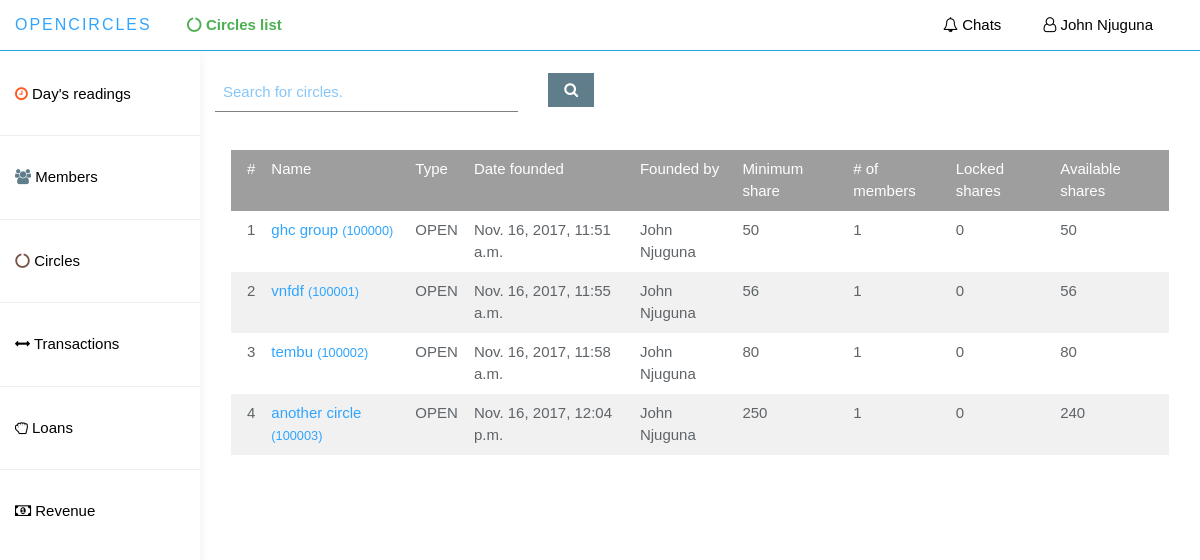
The app's page /app_admin/circles_list (signed in) with its own data.
### circle/models.py (models this page shows)
class Circle(models.Model):
    circle_name = models.CharField(max_length=100,blank=False,unique=True)
    circle_type = models.CharField(max_length=10, blank=False, choices=CIRCLE_TYPE)
    circle_acc_number = models.CharField(max_length=10, blank=False, unique=True)
    initiated_by = models.ForeignKey(Member,null=False, blank=False)
    time_initiated = models.DateTimeField(auto_now=True)
    is_active = models.BooleanField(default=False)
    annual_interest_rate = models.DecimalField(max_digits=5, decimal_places=3, default=0.000)
    minimum_share = models.IntegerField(default=200)
    class Meta:
        db_table = 'Circle'

### app_admin/views.py (the view)
@login_required(login_url='app_admin:login_page')
def circles_list(request):
    circle_objs = circles_utils.CircleUtils.get_all_circles()
    lis_of_cirlces = []
    for obj in circle_objs:
        lis_of_cirlces.append({
            'id': obj.id,
            'circle_name': obj.circle_name,
            'circle_acc_number': obj.circle_acc_number,
            'circle_type': obj.circle_type,
            'time_initiated': obj.time_initiated,
            'initiated_by': "{} {}".format(obj.initiated_by.user.first_name, obj.initiated_by.user.last_name),
            'minimum_share': obj.minimum_share,
            'number_of_members': circles_utils.CircleUtils.get_num_of_circle_members(obj),
            'total_deposits': shares_utils.SharesUtils.get_total_shares_deposit(obj),
            'total_withdrawals': shares_utils.SharesUtils.get_total_withdrawals(obj),
            'locked_shares': shares_utils.SharesUtils.get_circle_locked_shares(obj),
            'available_shares': shares_utils.SharesUtils.get_circles_available_shares(obj),
        })
    return render(request, 'app_admin/circles_list.html', {'circles': lis_of_cirlces})

### app_admin/circles_utils.py (called while the page is built)
    @staticmethod
    def get_all_circles():
        return Circle.objects.all()

    @staticmethod
    def get_num_of_circle_members(circle):
        return CircleMember.objects.filter(circle=circle).count()

### app_admin/shares_utils.py (called while the page is built)
    @staticmethod
    def get_total_shares_deposit(circle):
        deposits = IntraCircleShareTransaction.objects.filter(
            shares__circle_member__circle=circle,
            transaction_type='DEPOSIT') \
            .aggregate(total=Sum('num_of_shares'))
        return deposits['total'] if deposits['total'] is not None else 0

    @staticmethod
    def get_total_withdrawals(circle):
        withdrawals = IntraCircleShareTransaction.objects.filter(shares__circle_member__circle=circle,
                                                                 transaction_type='WITHDRAW')\
            .aggregate(total=Sum('num_of_shares'))
        return withdrawals['total'] if withdrawals['total'] is not None else 0

    @staticmethod
    def get_circle_locked_shares(circle):
        locked_shares = IntraCircleShareTransaction.objects.filter(shares__circle_member__circle=circle,
                                                                   transaction_type='LOCKED')\
            .aggregate(total=Sum('num_of_shares'))
        locked_shares = locked_shares['total'] if locked_shares['total'] is not None else 0
        unlocked_shares = IntraCircleShareTransaction.objects.filter(shares__circle_member__circle=circle,
                                                                     transaction_type='UNLOCKED')\
            .aggregate(total=Sum('num_of_shares'))
        unlocked_shares = unlocked_shares['total'] if unlocked_shares['total'] is not None else 0
        return locked_shares - unlocked_shares

    @staticmethod
    def get_circles_available_shares(circle):
        return SharesUtils.get_total_shares_deposit(circle) - (SharesUtils.get_total_withdrawals(circle)
                                                               + SharesUtils.get_circle_locked_shares(circle))

### app_admin/templates/app_admin/circles_list.html (shortened to what this page needs)
{% extends 'app_admin/base_dashboard.html' %}
{% load static %}
{% load humanize%}
{% block current_page %}
    <i class="fa fa-circle-o-notch"></i> Circles list
{% endblock %}
{% block main_container %}
     <div class="col-sm-9 col-sm-offset-3 col-lg-10 col-lg-offset-2 main">
        <br>
        <form class="form-horizontal">
          <div class="form-group">
            <div class="col-lg-4 col-md-4 col-sm-4">
              <input type="text"
                class="w3-input w3-text-blue pull-right"
                id="circle-search-val"
                name="circle_search_val"
                placeholder="Search for circles.">
            </div>
            <div class="col-lg-2 col-md-2 col-sm-2">
              <a class="w3-btn w3-blue-gray pull-left" id="btn-search-cirlce">
                <i class="fa fa-search"></i>
              </a>
            </div>
          </div>
        </form>
        <br>
        <div class="w3-container">
            <table class="w3-table w3-striped">
                <thead class="w3-grey w3-text-white">
                    <td>#</td>
                    <td>Name</td>
                    <td>Type</td>
                    <td>Date founded</td>
                    <td>Founded by</td>
                    <td>Minimum share</td>
                    <td># of members</td>
                    <td>Locked shares</td>
                    <td>Available shares</td>
                </thead>
                <tbody id="circles-table">
                    {% for obj in circles %}
                        <tr>
                            <td>{{ forloop.counter }}</td>
                            <td>
                                <a href="{% url 'app_admin:view_circle_details' circle_id=obj.id %}">
                                    {{ obj.circle_name }} <span class="small"> ({{ obj.circle_acc_number }})</span>
                                </a>
                            </td>
                            <td>{{ obj.circle_type }}</td>
                            <td>{{ obj.time_initiated}}</td>
                            <td>{{ obj.initiated_by }}</td>
                            <td>{{ obj.minimum_share }}</td>
                            <td>{{ obj.number_of_members|intcomma }}</td>
                            <td>{{ obj.locked_shares|intcomma }}</td>
                            <td>{{ obj.available_shares|intcomma }}</td>
                        </tr>
                    {% endfor %}
                </tbody>
            </table>
        </div>
     </div>
{% endblock %}

### app_admin/templates/app_admin/base_dashboard.html (shortened to what this page needs)
{% load staticfiles %}
{% load humanize %}
<!DOCTYPE html>
<html lang="en">
{% block head %}
  <head>
      <link rel="stylesheet" type="text/css" href="{% static 'app_admin/bootstrap/css/bootstrap.min.css' %}" />
      <link rel="stylesheet" type="text/css" href="{% static 'app_admin/font-awesome/css/font-awesome.min.css' %}" />
      <link rel="stylesheet" type="text/css" href="{% static 'app_admin/w3css/w3.css' %}" />
      <link rel="stylesheet" type="text/css" href="{% static 'app_admin/bootstrapdatetimepicker/bootstrap-datetimepicker.min.css' %}"/>
      <link rel="stylesheet" type="text/css" href="{% static 'app_admin/custom_css/styles.css' %}" >
  </head>
{% endblock %}
{% block body %}
    <body>
    <nav class="navbar navbar navbar-fixed-top w3-white border-bottom-blue" role="navigation">
        <div class="container-fluid">
          <div class="navbar-header">
            <a class="navbar-brand">
              <span>Opencircles</span>
            </a>
            <ul class="user-menu nav-tabs pull-left">
              <li>
                <a class="cursor-pointer w3-text-green">
                    <b>
                        {% block current_page %}{% endblock %}
                    </b>
                </a>
              </li>
            </ul>
            <ul class="user-menu nav-tabs">
              <li>
                <a class="cursor-pointer w3-text-black" href="{% url 'app_admin:chats' %}"><i class="fa fa-bell-o"></i> Chats </a>
              </li>
              <li class="dropdown pull-right">
                <a class="dropdown-toggle w3-text-black cursor-pointer" data-toggle="dropdown">
                  <i class="fa fa-user-o"></i> {{ request.user.first_name }} {{ request.user.last_name }}
                </a>
                </li>
              </ul>
          </div>
        </div>
	</nav>
  <div id="sidebar-collapse" class="col-sm-3 col-lg-2 sidebar">
  <ul class="nav menu">
    <li><br></li>
    <li>
      <a href="{% url 'app_admin:home' %}" class="w3-text-black">
        <i class="fa fa-clock-o w3-text-deep-orange"></i>
         Day's readings
      </a>
    </li>
    <li role="presentation" class="divider"></li>
    <li>
      <a href="{% url 'app_admin:members' %}" class="w3-text-black">
        <i class="fa fa-users w3-text-blue-gray"></i>
         Members
      </a>
    </li>
    <li role="presentation" class="divider"></li>
    <li>
      <a href="{% url 'app_admin:circles_list' %}" class="w3-text-black">
        <i class="fa fa-circle-o-notch w3-text-brown"></i>
         Circles
      </a>
    </li>
    <li role="presentation" class="divider"></li>
    <li class="parent ">
      <a data-toggle="collapse" data-target="#sub-item-1" class="w3-text-black" href="#">
          <i class="fa fa-arrows-h"></i>
            Transactions
      </a>
    </li>
    <li role="presentation" class="divider"></li>
    <li class="parent ">
      <a data-toggle="collapse" data-target="#loans-sub-items" class="w3-text-black" href="#">
          <i class="fa fa-hand-grab-o"></i>
            Loans
      </a>
    </li>
    <li role="presentation" class="divider"></li>
    <li class="parent ">
      <a data-toggle="collapse" data-target="#sub-item-2" class="w3-text-black" href="#">
          <i class="fa fa-money"></i>
            Revenue
      </a>
    </li>
  </ul>
  </div>
    {% block main_container %}{% endblock %}
    </body>
    {% endblock %}
</html>

### app_admin/static/app_admin/w3css/w3.css (style rules this page uses)
*,*:before,*:after { box-sizing:inherit }
html { -ms-text-size-adjust:100%;-webkit-text-size-adjust:100% }
body { margin:0 }
article,aside,details,figcaption,figure,footer,header,main,menu,nav,section,summary { display:block }
a { background-color:transparent;-webkit-text-decoration-skip:objects }
button,input,select,textarea { font:inherit;margin:0 }
button,input { overflow:visible }
html,body { font-family:Verdana,sans-serif;font-size:15px;line-height:1.5 }
html { overflow-x:hidden }
a { color:inherit }
.w3-table,.w3-table-all { border-collapse:collapse;border-spacing:0;width:100%;display:table }
.w3-striped tbody tr:nth-child(even) { background-color:#f1f1f1 }
.w3-table td,.w3-table th,.w3-table-all td,.w3-table-all th { padding:8px 8px;display:table-cell;text-align:left;vertical-align:top }
.w3-table th:first-child,.w3-table td:first-child,.w3-table-all th:first-child,.w3-table-all td:first-child { padding-left:16px }
.w3-btn,.w3-btn-block { border:none;display:inline-block;outline:0;padding:6px 16px;vertical-align:middle;overflow:hidden;text-decoration:none!important;color:#fff;background-color:#000;text-align:center;cursor:pointer;white-space:nowrap }
.w3-btn,.w3-btn-floating,.w3-btn-floating-large,.w3-closenav,.w3-opennav,.w3-btn-block { -webkit-touch-callout:none;-webkit-user-select:none;-khtml-user-select:none;-moz-user-select:none;-ms-user-select:none;user-select:none }
.w3-btn,.w3-btn-floating,.w3-dropnav a,.w3-btn-floating-large,.w3-btn-block, .w3-navbar a,.w3-sidenav a,.w3-pagination li a,.w3-hoverable tbody tr,.w3-hoverable li, .w3-accordion-content a,.w3-dropdown-content a,.w3-dropdown-click:hover,.w3-dropdown-hover:hover,.w3-opennav,.w3-closenav,.w3-closebtn,*[class*="w3-hover-"] { -webkit-transition:background-color .25s,color .15s,box-shadow .25s,opacity 0.25s,filter 0.25s,border 0.15s;transition:background-color .25s,color .15s,box-shadow .15s,opacity .25s,filter .25s,border .15s }
.w3-input { padding:8px;display:block;border:none;border-bottom:1px solid #808080;width:100% }
.w3-container:after,.w3-panel:after,.w3-row:after,.w3-row-padding:after,.w3-topnav:after,.w3-clear:after,.w3-btn-group:before,.w3-btn-group:after,.w3-btn-bar:before,.w3-btn-bar:after { content:"";display:table;clear:both }
.w3-container { padding:0.01em 16px }
.w3-blue-grey,.w3-hover-blue-grey:hover,.w3-blue-gray,.w3-hover-blue-gray:hover { color:#fff!important;background-color:#607d8b!important }
.w3-white,.w3-hover-white:hover { color:#000!important;background-color:#fff!important }
.w3-grey,.w3-hover-grey:hover,.w3-gray,.w3-hover-gray:hover { color:#000!important;background-color:#9e9e9e!important }
.w3-text-blue,.w3-hover-text-blue:hover { color:#2196F3!important }
.w3-text-brown,.w3-hover-text-brown:hover { color:#795548!important }
.w3-text-blue-grey,.w3-hover-text-blue-grey:hover,.w3-text-blue-gray,.w3-hover-text-blue-gray:hover { color:#607d8b!important }
.w3-text-green,.w3-hover-text-green:hover { color:#4CAF50!important }
.w3-text-deep-orange,.w3-hover-text-deep-orange:hover { color:#ff5722!important }
.w3-text-white,.w3-hover-text-white:hover { color:#fff!important }
.w3-text-black,.w3-hover-text-black:hover { color:#000!important }

### app_admin/static/app_admin/custom_css/styles.css (style rules this page uses)
body { top: 90px; margin-bottom: 50px; background: #FFFFFF; padding-top: 50px; color: #5f6468; }
a, a:hover, a:focus { color: #30a5ff; }
.navbar-header .navbar-brand { color: #fff; font-size: 16px; text-transform: uppercase; font-weight: 500; letter-spacing: 2px; }
.navbar-header .navbar-brand span { color: #30a5ff; }
.nav-tabs { background: #e9ecf2; border: 0; }
.nav-tabs li a, .nav-tabs li a:hover, .nav-tabs li.active a, .nav-tabs li.active a:hover { border: 0; padding: 15px 20px; }
.navbar { border: 0; }
.user-menu { display: inline-block; margin-top: 14px; margin-right: 10px; float: right; list-style: none; padding: 0; }
.user-menu a { color: #fff; }
.sidebar { display: block; background-color: #fff; padding: 0; display: none; }
@media (min-width: 768px) { .sidebar { display: block; position: fixed; top: 50px; bottom: 0; left: 0; z-index: 1000; display: block; margin: 0; padding: 0; overflow-x: hidden; overflow-y: auto; background-color: #fff; box-shadow: 1px 0px 10px rgba(0, 0, 0, .05); } }
@media (min-width: 768px) { .navbar-header { width: 100%; } }
.sidebar ul.nav li.divider { border-bottom: 1px solid #eee; margin: 20px 0; }
.nav-tabs { background: #ffffff; }
.border-bottom-blue { border-bottom: 1px solid #22A4E3; }
.cursor-pointer { cursor: pointer; }

### records on screen
Circle: circle_name "ghc group", circle_acc_number "100000", circle_type "OPEN", time_initiated "Nov. 16, 2017, 11:51 a.m.", initiated_by "John Njuguna", minimum_share "50", number_of_members "1", locked_shares "0", available_shares "50"
Circle: circle_name "vnfdf", circle_acc_number "100001", circle_type "OPEN", time_initiated "Nov. 16, 2017, 11:55 a.m.", initiated_by "John Njuguna", minimum_share "56", number_of_members "1", locked_shares "0", available_shares "56"
Circle: circle_name "tembu", circle_acc_number "100002", circle_type "OPEN", time_initiated "Nov. 16, 2017, 11:58 a.m.", initiated_by "John Njuguna", minimum_share "80", number_of_members "1", locked_shares "0", available_shares "80"
Circle: circle_name "another circle", circle_acc_number "100003", circle_type "OPEN", time_initiated "Nov. 16, 2017, 12:04 p.m.", initiated_by "John Njuguna", minimum_share "250", number_of_members "1", locked_shares "0", available_shares "240"

### other values on screen
{{ request.user.first_name }} "John"
{{ request.user.last_name }} "Njuguna"
